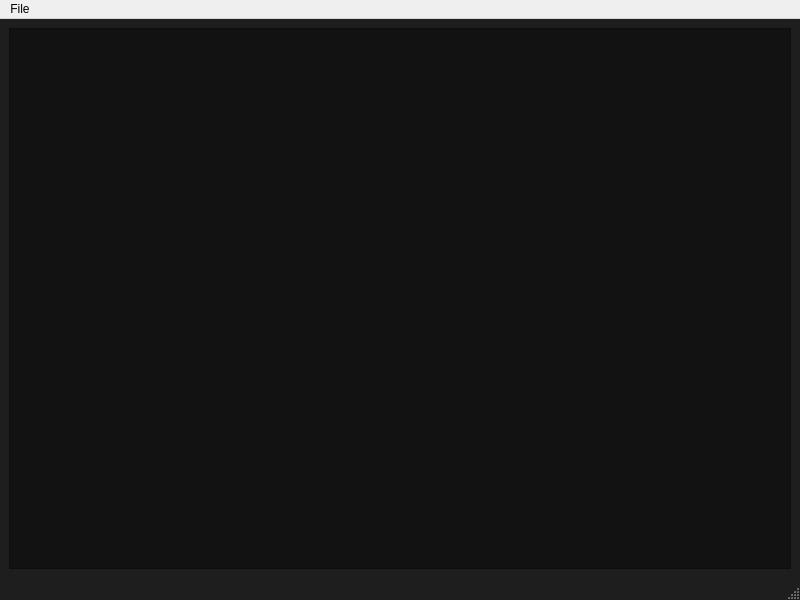
<?xml version="1.0" encoding="UTF-8"?>
<ui version="4.0">
 <class>MainWindow</class>
 <widget class="QMainWindow" name="MainWindow">
  <property name="geometry">
   <rect>
    <x>0</x>
    <y>0</y>
    <width>800</width>
    <height>600</height>
   </rect>
  </property>
  <property name="sizePolicy">
   <sizepolicy hsizetype="Preferred" vsizetype="Preferred">
    <horstretch>0</horstretch>
    <verstretch>0</verstretch>
   </sizepolicy>
  </property>
  <property name="windowTitle">
   <string>MainWindow</string>
  </property>
  <property name="styleSheet">
   <string notr="true">QMainWindow{background:#1e1e1e;}</string>
  </property>
  <widget class="QWidget" name="centralwidget">
   <layout class="QVBoxLayout" name="verticalLayout_3">
    <item>
     <widget class="QSplitter" name="splitter">
      <property name="orientation">
       <enum>Qt::Vertical</enum>
      </property>
      <widget class="QWidget" name="verticalLayoutWidget">
       <layout class="QVBoxLayout" name="verticalLayout">
        <item>
         <widget class="QTableView" name="tableView">
          <property name="styleSheet">
           <string notr="true">QTableView{background:#121212;}</string>
          </property>
          <attribute name="horizontalHeaderMinimumSectionSize">
           <number>20</number>
          </attribute>
          <attribute name="horizontalHeaderDefaultSectionSize">
           <number>20</number>
          </attribute>
          <attribute name="horizontalHeaderHighlightSections">
           <bool>false</bool>
          </attribute>
         </widget>
        </item>
       </layout>
      </widget>
     </widget>
    </item>
   </layout>
  </widget>
  <widget class="QMenuBar" name="menubar">
   <property name="geometry">
    <rect>
     <x>0</x>
     <y>0</y>
     <width>800</width>
     <height>20</height>
    </rect>
   </property>
   <property name="styleSheet">
    <string notr="true">QMainWindow{background:#1e1e1e;}</string>
   </property>
   <widget class="QMenu" name="menuFile">
    <property name="title">
     <string>File</string>
    </property>
    <addaction name="actionImport_New_File"/>
   </widget>
   <addaction name="menuFile"/>
  </widget>
  <widget class="QStatusBar" name="statusbar"/>
  <action name="actionImport_New_File">
   <property name="text">
    <string>Import New File</string>
   </property>
  </action>
 </widget>
 <resources/>
 <connections/>
</ui>
